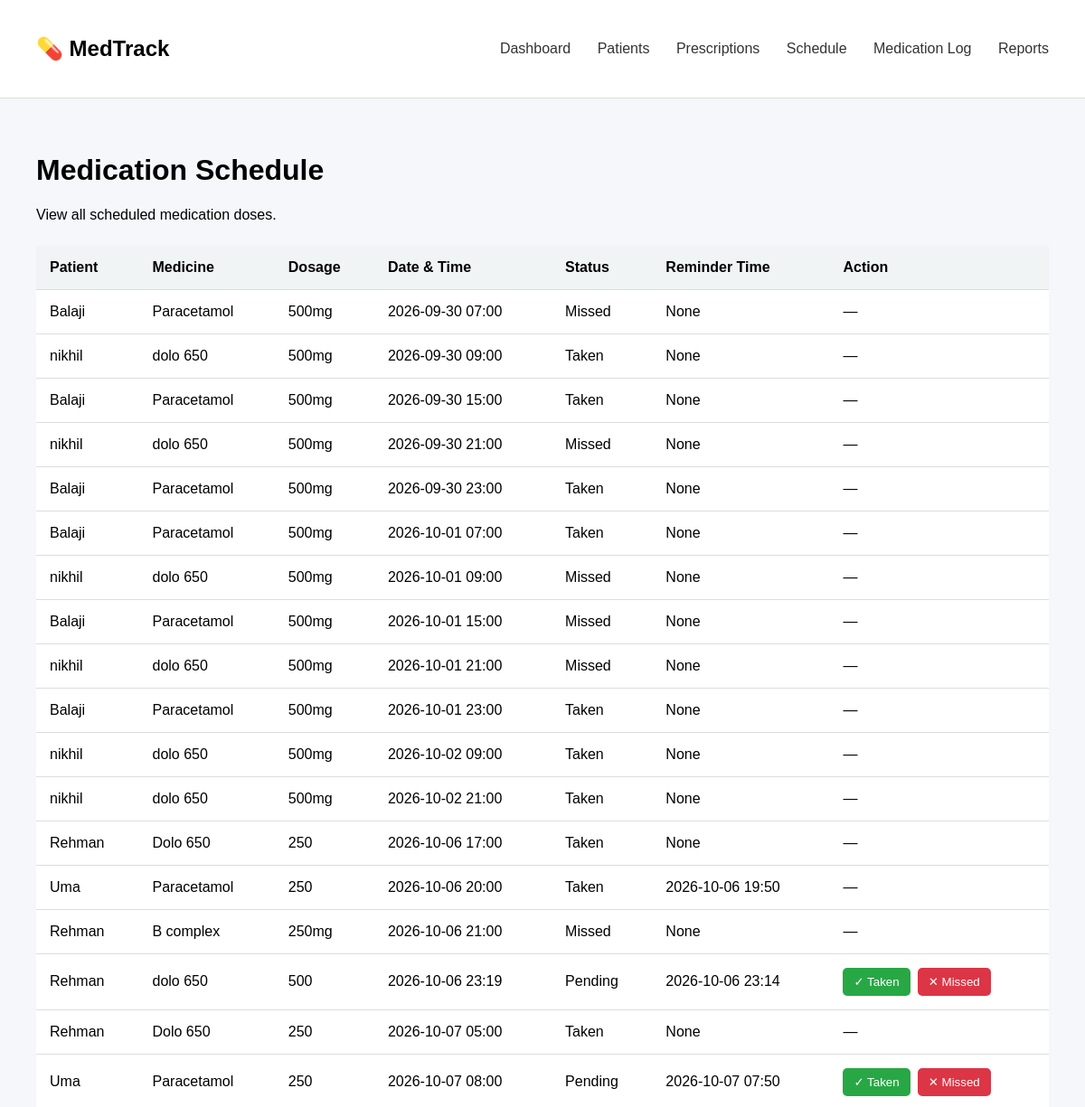
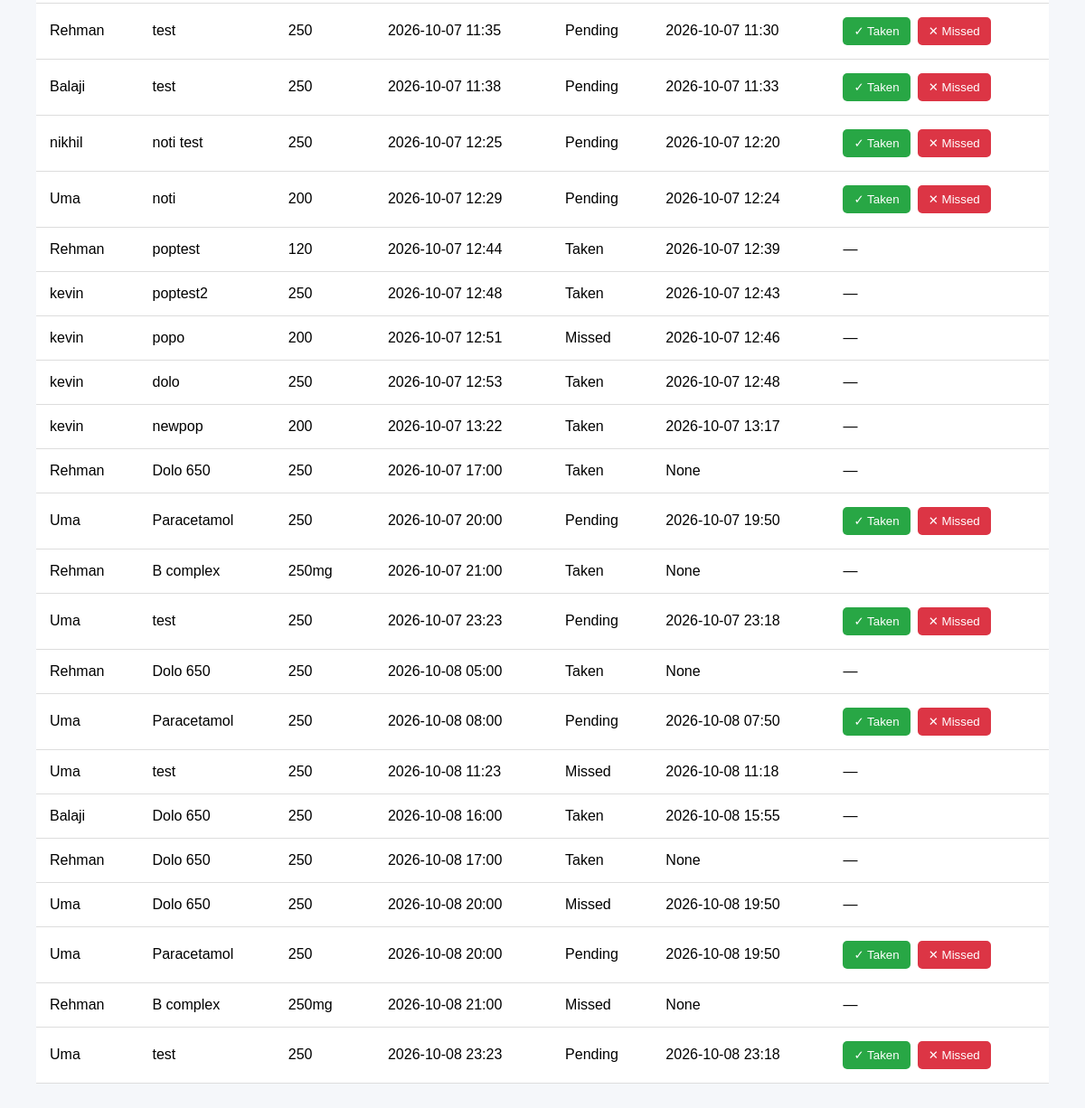
The app's page /schedule with its own data (2 pictures, top to bottom).
### tables this page shows
CREATE TABLE medication_schedule (

            schedule_id INTEGER PRIMARY KEY AUTOINCREMENT,

            prescription_id INTEGER NOT NULL,

            scheduled_datetime TEXT NOT NULL,

            status TEXT NOT NULL DEFAULT 'Pending',

            taken_datetime TEXT, reminder_datetime TEXT, reminder_sent INTEGER DEFAULT 0, dose_reminder_sent INTEGER DEFAULT 0,

            FOREIGN KEY (prescription_id)
                REFERENCES prescriptions(prescription_id)
        );

CREATE TABLE patients (
            patient_id INTEGER PRIMARY KEY AUTOINCREMENT,
            name TEXT NOT NULL,
            age INTEGER,
            contact TEXT,
            timezone TEXT NOT NULL DEFAULT 'Asia/Kolkata'
        );

CREATE TABLE prescriptions (
            prescription_id INTEGER PRIMARY KEY AUTOINCREMENT,
            patient_id INTEGER NOT NULL,
            medicine_name TEXT NOT NULL,
            dosage TEXT NOT NULL,
            frequency TEXT NOT NULL,
            start_date TEXT NOT NULL,
            end_date TEXT NOT NULL,
            start_time TEXT NOT NULL, reminder_minutes INTEGER DEFAULT 10,

            FOREIGN KEY (patient_id)
                REFERENCES patients(patient_id)
        );

### app.py (the view)
@app.route("/schedule")
def medication_schedule():
    schedule = database.get_all_schedule()
    return render_template(
        "schedule.html",
        schedule=schedule
    )

### database.py (called while the page is built)
def get_connection():
    connection = sqlite3.connect(DATABASE_NAME)
    connection.row_factory = sqlite3.Row
    return connection

def get_all_schedule():
    connection = get_connection()
    schedule = connection.execute("""
        SELECT
            medication_schedule.schedule_id,
            medication_schedule.scheduled_datetime,
            medication_schedule.status,
            medication_schedule.taken_datetime,
            medication_schedule.reminder_datetime,

            prescriptions.medicine_name,
            prescriptions.dosage,
            prescriptions.frequency,

            patients.name AS patient_name

        FROM medication_schedule

        JOIN prescriptions
        ON medication_schedule.prescription_id
            = prescriptions.prescription_id

        JOIN patients
        ON prescriptions.patient_id
            = patients.patient_id

        ORDER BY medication_schedule.scheduled_datetime ASC
    """).fetchall()
    connection.close()
    return schedule

### templates/schedule.html (shortened to what this page needs)
<!DOCTYPE html>
<html lang="en">
<head>
    <link rel="stylesheet"
          href="{{ url_for('static', filename='css/style.css') }}">
</head>
<body>
<header>
    <h2>💊 MedTrack</h2>
    <nav>
        <a href="/">Dashboard</a>
        <a href="/patients">Patients</a>
        <a href="/prescriptions">Prescriptions</a>
        <a href="/schedule">Schedule</a>
        <a href="/medication-log">Medication Log</a>
        <a href="/reports">Reports</a>
    </nav>
</header>
<main>
    <h1>Medication Schedule</h1>
    <p>
        View all scheduled medication doses.
    </p>
    {% if schedule %}
    <table class="schedule-table">
        <thead>
            <tr>
                <th>Patient</th>
                <th>Medicine</th>
                <th>Dosage</th>
                <th>Date & Time</th>
                <th>Status</th>
                <th>Reminder Time</th>
                <th>Action</th>
            </tr>
        </thead>
        <tbody>
        {% for dose in schedule %}
            <tr>
                <td>
                    {{ dose["patient_name"] }}
                </td>
                <td>
                    {{ dose["medicine_name"] }}
                </td>
                <td>
                    {{ dose["dosage"] }}
                </td>
                <td>
                    {{ dose["scheduled_datetime"] }}
                </td>
                <td>
                    {{ dose["status"] }}
                </td>
                <td>{{ dose['reminder_datetime'] }}</td>
                <td>
                    {% if dose["status"] == "Pending" %}
                        <div class="dose-actions">
                            <form
                                action="/schedule/{{ dose['schedule_id'] }}/taken"
                                method="POST">
                                <button
                                    type="submit"
                                    class="taken-button">
                                    ✓ Taken
                                </button>
                            </form>
                            <form
                                action="/schedule/{{ dose['schedule_id'] }}/missed"
                                method="POST">
                                <button
                                    type="submit"
                                    class="missed-button">
                                    ✕ Missed
                                </button>
                            </form>
                        </div>
                    {% else %}
                        —
                    {% endif %}
                </td>
            </tr>
        {% endfor %}
        </tbody>
    </table>
    {% else %}
        <p>
            No medication doses have been scheduled yet.
        </p>
    {% endif %}
</main>
</body>
</html>

### static/css/style.css (style rules this page uses)
body { margin: 0; font-family: Arial, sans-serif; background-color: #f5f7fa; }
header { background-color: white; padding: 20px 40px; display: flex; justify-content: space-between; align-items: center; border-bottom: 1px solid #ddd; }
nav a { text-decoration: none; margin-left: 25px; color: #333; }
main { padding: 40px; }
button { padding: 12px 20px; border: none; border-radius: 6px; background-color: #087f8c; color: white; cursor: pointer; }
.schedule-table { width: 100%; border-collapse: collapse; background: white; margin-top: 25px; }
.schedule-table th, .schedule-table td { padding: 15px; border-bottom: 1px solid #ddd; text-align: left; }
.schedule-table th { background: #f0f4f5; }
.dose-actions { display: flex; gap: 8px; }
.dose-actions form { margin: 0; }
.taken-button { padding: 8px 12px; background: #28a745; color: white; border: none; border-radius: 5px; cursor: pointer; }
.missed-button { padding: 8px 12px; background: #dc3545; color: white; border: none; border-radius: 5px; cursor: pointer; }

### records on screen
medication_schedule: patient_name "Balaji", medicine_name "Paracetamol", dosage "500mg", scheduled_datetime "2026-09-30 07:00", status "Missed", reminder_datetime "None"
medication_schedule: patient_name "nikhil", medicine_name "dolo 650", dosage "500mg", scheduled_datetime "2026-09-30 09:00", status "Taken", reminder_datetime "None"
medication_schedule: patient_name "Balaji", medicine_name "Paracetamol", dosage "500mg", scheduled_datetime "2026-09-30 15:00", status "Taken", reminder_datetime "None"
medication_schedule: patient_name "nikhil", medicine_name "dolo 650", dosage "500mg", scheduled_datetime "2026-09-30 21:00", status "Missed", reminder_datetime "None"
medication_schedule: patient_name "Balaji", medicine_name "Paracetamol", dosage "500mg", scheduled_datetime "2026-09-30 23:00", status "Taken", reminder_datetime "None"
medication_schedule: patient_name "Balaji", medicine_name "Paracetamol", dosage "500mg", scheduled_datetime "2026-10-01 07:00", status "Taken", reminder_datetime "None"
medication_schedule: patient_name "nikhil", medicine_name "dolo 650", dosage "500mg", scheduled_datetime "2026-10-01 09:00", status "Missed", reminder_datetime "None"
medication_schedule: patient_name "Balaji", medicine_name "Paracetamol", dosage "500mg", scheduled_datetime "2026-10-01 15:00", status "Missed", reminder_datetime "None"
medication_schedule: patient_name "nikhil", medicine_name "dolo 650", dosage "500mg", scheduled_datetime "2026-10-01 21:00", status "Missed", reminder_datetime "None"
medication_schedule: patient_name "Balaji", medicine_name "Paracetamol", dosage "500mg", scheduled_datetime "2026-10-01 23:00", status "Taken", reminder_datetime "None"
medication_schedule: patient_name "nikhil", medicine_name "dolo 650", dosage "500mg", scheduled_datetime "2026-10-02 09:00", status "Taken", reminder_datetime "None"
medication_schedule: patient_name "nikhil", medicine_name "dolo 650", dosage "500mg", scheduled_datetime "2026-10-02 21:00", status "Taken", reminder_datetime "None"
medication_schedule: patient_name "Rehman", medicine_name "Dolo 650", dosage "250", scheduled_datetime "2026-10-06 17:00", status "Taken", reminder_datetime "None"
medication_schedule: patient_name "Uma", medicine_name "Paracetamol", dosage "250", scheduled_datetime "2026-10-06 20:00", status "Taken", reminder_datetime "2026-10-06 19:50"
medication_schedule: patient_name "Rehman", medicine_name "B complex", dosage "250mg", scheduled_datetime "2026-10-06 21:00", status "Missed", reminder_datetime "None"
medication_schedule: patient_name "Rehman", medicine_name "dolo 650", dosage "500", scheduled_datetime "2026-10-06 23:19", status "Pending", reminder_datetime "2026-10-06 23:14"
medication_schedule: patient_name "Rehman", medicine_name "Dolo 650", dosage "250", scheduled_datetime "2026-10-07 05:00", status "Taken", reminder_datetime "None"
medication_schedule: patient_name "Uma", medicine_name "Paracetamol", dosage "250", scheduled_datetime "2026-10-07 08:00", status "Pending", reminder_datetime "2026-10-07 07:50"
medication_schedule: patient_name "Rehman", medicine_name "test", dosage "250", scheduled_datetime "2026-10-07 11:35", status "Pending", reminder_datetime "2026-10-07 11:30"
medication_schedule: patient_name "Balaji", medicine_name "test", dosage "250", scheduled_datetime "2026-10-07 11:38", status "Pending", reminder_datetime "2026-10-07 11:33"
medication_schedule: patient_name "nikhil", medicine_name "noti test", dosage "250", scheduled_datetime "2026-10-07 12:25", status "Pending", reminder_datetime "2026-10-07 12:20"
medication_schedule: patient_name "Uma", medicine_name "noti", dosage "200", scheduled_datetime "2026-10-07 12:29", status "Pending", reminder_datetime "2026-10-07 12:24"
medication_schedule: patient_name "Rehman", medicine_name "poptest", dosage "120", scheduled_datetime "2026-10-07 12:44", status "Taken", reminder_datetime "2026-10-07 12:39"
medication_schedule: patient_name "kevin", medicine_name "poptest2", dosage "250", scheduled_datetime "2026-10-07 12:48", status "Taken", reminder_datetime "2026-10-07 12:43"
medication_schedule: patient_name "kevin", medicine_name "popo", dosage "200", scheduled_datetime "2026-10-07 12:51", status "Missed", reminder_datetime "2026-10-07 12:46"
medication_schedule: patient_name "kevin", medicine_name "dolo", dosage "250", scheduled_datetime "2026-10-07 12:53", status "Taken", reminder_datetime "2026-10-07 12:48"
medication_schedule: patient_name "kevin", medicine_name "newpop", dosage "200", scheduled_datetime "2026-10-07 13:22", status "Taken", reminder_datetime "2026-10-07 13:17"
medication_schedule: patient_name "Rehman", medicine_name "Dolo 650", dosage "250", scheduled_datetime "2026-10-07 17:00", status "Taken", reminder_datetime "None"
medication_schedule: patient_name "Uma", medicine_name "Paracetamol", dosage "250", scheduled_datetime "2026-10-07 20:00", status "Pending", reminder_datetime "2026-10-07 19:50"
medication_schedule: patient_name "Rehman", medicine_name "B complex", dosage "250mg", scheduled_datetime "2026-10-07 21:00", status "Taken", reminder_datetime "None"
medication_schedule: patient_name "Uma", medicine_name "test", dosage "250", scheduled_datetime "2026-10-07 23:23", status "Pending", reminder_datetime "2026-10-07 23:18"
medication_schedule: patient_name "Rehman", medicine_name "Dolo 650", dosage "250", scheduled_datetime "2026-10-08 05:00", status "Taken", reminder_datetime "None"
medication_schedule: patient_name "Uma", medicine_name "Paracetamol", dosage "250", scheduled_datetime "2026-10-08 08:00", status "Pending", reminder_datetime "2026-10-08 07:50"
medication_schedule: patient_name "Uma", medicine_name "test", dosage "250", scheduled_datetime "2026-10-08 11:23", status "Missed", reminder_datetime "2026-10-08 11:18"
medication_schedule: patient_name "Balaji", medicine_name "Dolo 650", dosage "250", scheduled_datetime "2026-10-08 16:00", status "Taken", reminder_datetime "2026-10-08 15:55"
medication_schedule: patient_name "Rehman", medicine_name "Dolo 650", dosage "250", scheduled_datetime "2026-10-08 17:00", status "Taken", reminder_datetime "None"
medication_schedule: patient_name "Uma", medicine_name "Dolo 650", dosage "250", scheduled_datetime "2026-10-08 20:00", status "Missed", reminder_datetime "2026-10-08 19:50"
medication_schedule: patient_name "Uma", medicine_name "Paracetamol", dosage "250", scheduled_datetime "2026-10-08 20:00", status "Pending", reminder_datetime "2026-10-08 19:50"
medication_schedule: patient_name "Rehman", medicine_name "B complex", dosage "250mg", scheduled_datetime "2026-10-08 21:00", status "Missed", reminder_datetime "None"
medication_schedule: patient_name "Uma", medicine_name "test", dosage "250", scheduled_datetime "2026-10-08 23:23", status "Pending", reminder_datetime "2026-10-08 23:18"
